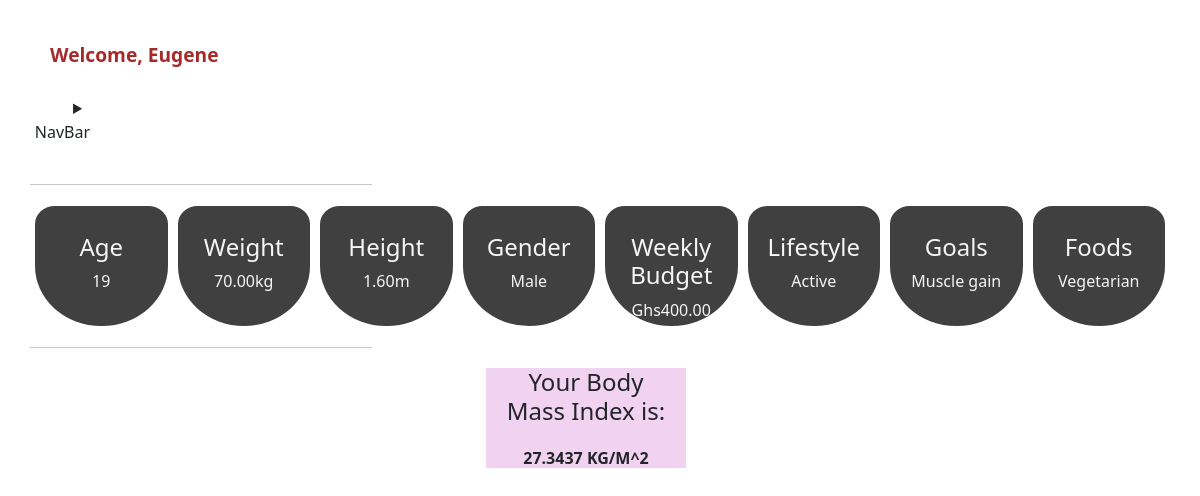
Page /index (signed in) on the earlier database version.
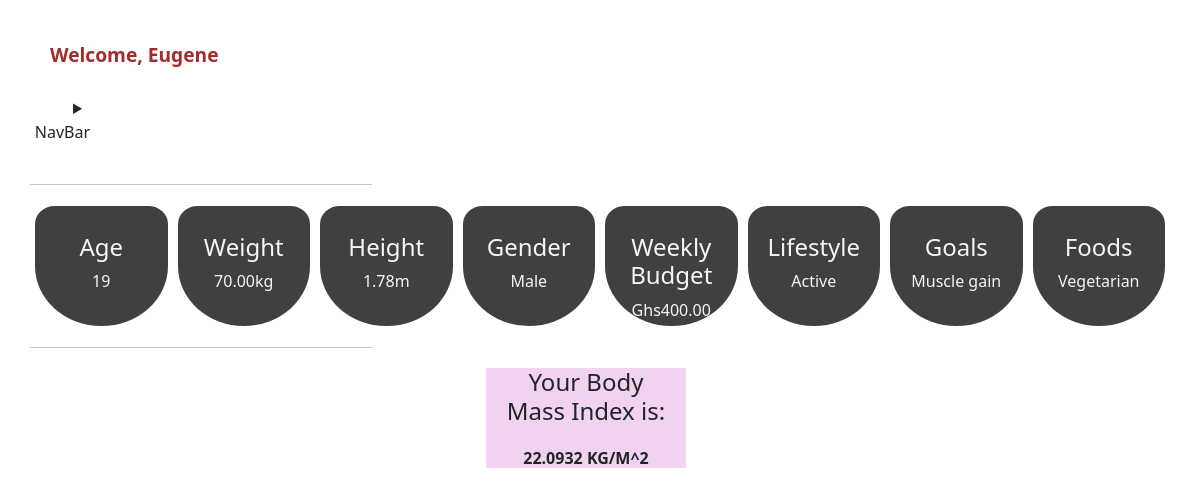
Same page on the later database version.
### diet_planapp/models.py (models this page shows, shortened)
class fill_formModel(models.Model):
    user = models.OneToOneField(User, on_delete=models.CASCADE, null=True, default=User)
    age = models.IntegerField(blank=False)
    height = models.FloatField(blank=False)
    weight = models.FloatField(blank=False)
    weekly_budget = models.IntegerField(blank=False)
    gender = models.CharField(max_length=50, blank=False)
    lifestyle = models.CharField(max_length=50, blank=False)
    goals = models.CharField(max_length=50, blank=False)
    foods = models.CharField(max_length=50, blank=False)
    is_active=models.BooleanField(default=True)

### diet_planapp/views.py (the view)
# urls.py: path(r'index', index, name='index'),
def index(request):
    try:
        form_items= fill_formModel.objects.get(user=request.user)
        BMI =form_items.weight / (form_items.height*form_items.height)
        context= {
            'form_items':form_items,
            'bmi':BMI,
        }
        return render(request, 'index.html', context)
    except form_items.DoesNotExist:
        return redirect('login')

### templates/index.html (shortened to what this page needs)
<!DOCTYPE html>
{% load static %}
<html lang="en">
<head>
    <link rel="stylesheet" href="{% static 'css/index.css'%}">
    <link href="https://cdn.jsdelivr.net/npm/bootstrap@5.1.3/dist/css/bootstrap.min.css"
    rel="stylesheet"
>
</head>
<body style="background:url();">
    <section id="Header">
        <div class="User-Message">
            {% if user.is_authenticated %}
            <p>Welcome, {{user.username}}</p>
            {% else %}
            <p>Welcome to the homepage</p>
            {% endif %}
        </div>
        <details>
            <summary style="width: 60px;">NavBar</summary>
        </details>
        </section>
    {% block content %}
        {% if user.is_authenticated %}
        <br>
        <hr>
        <div class="user-info">
            <div class="form-input">
                <h4>Age</h4>
                <p>{{form_items.age}}</p>
            </div>
            <div class="form-input">
                <h4>Weight</h4>
                <p>{{form_items.weight|floatformat:2}}kg</p>
            </div>
            <div class="form-input">
                <h4>Height</h4>
                <p>{{form_items.height|floatformat:2}}m</p>
            </div>
            <div class="form-input">
                <h4>Gender</h4>
                <p>{{form_items.gender}}</p>
            </div>
            <div class="form-input">
                <h4>Weekly Budget</h4>
                <p>Ghs{{form_items.weekly_budget|floatformat:2}}</p>
            </div>
            <div class="form-input">
                <h4>Lifestyle</h4>
                <p>{{form_items.lifestyle}}</p>
            </div>
            <div class="form-input">
                <h4>Goals</h4>
                <p>{{form_items.goals}}</p>
            </div>
            <div class="form-input">
                <h4>Foods</h4>
                <p>{{form_items.foods}}</p><br>
            </div>
        </div>
         <br>
        <hr>
        <div class="BMI-Index">
            <strong>
                <h4>Your Body Mass Index is:</h4>
                <p>{{bmi|floatformat:4}} KG/M^2</p>
                {% else %}
                <p>Welcome to the homepage</p>
                {% endif %}
            </strong>
        </div>
        {% endblock content %}
</body>
</html>

Differences in the rows shown:
changed fill_formModel "Male": height "1.60" → "1.78"
Other differences:
{{ bmi|floatformat:4 }}: "27.3437" → "22.0932"
